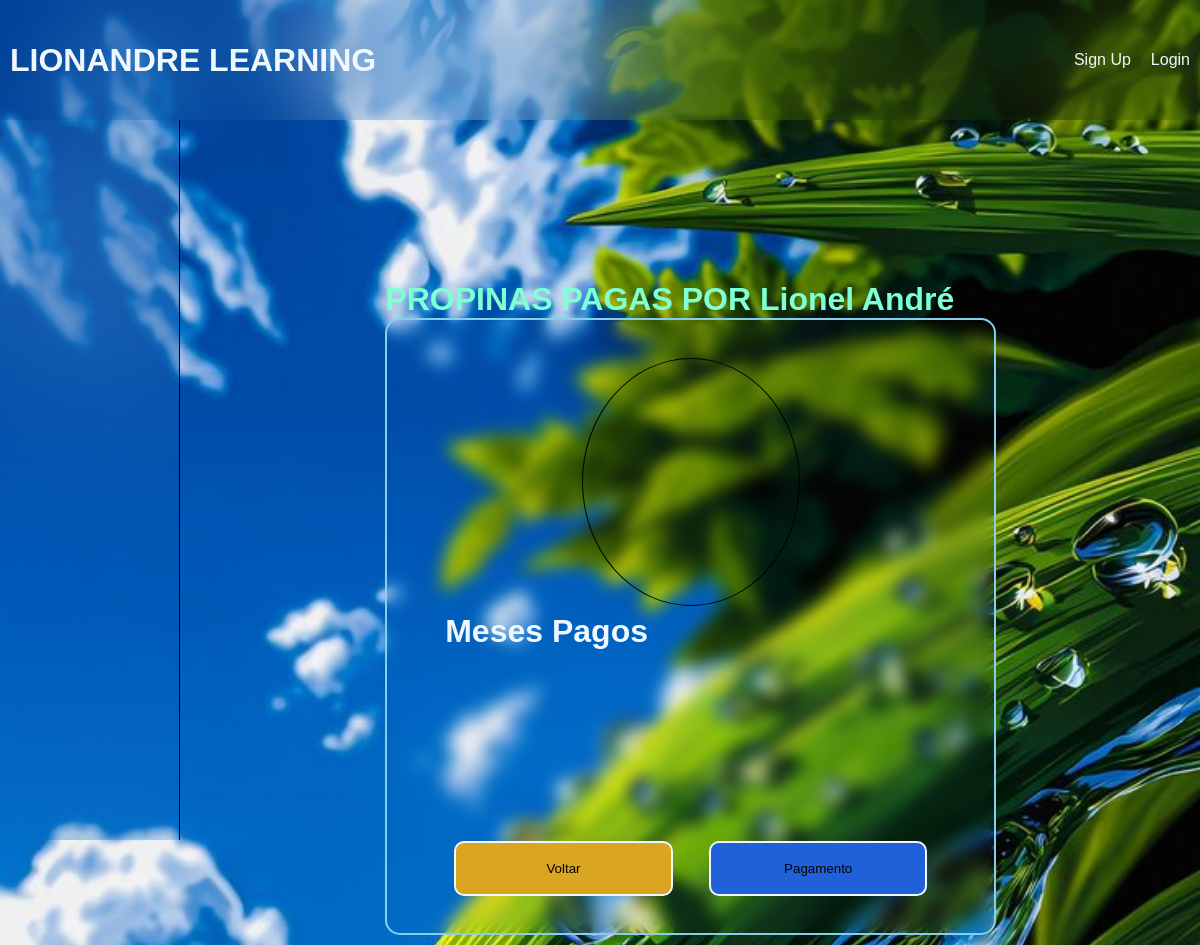
The page /pagas/1 on the database as committed earlier.
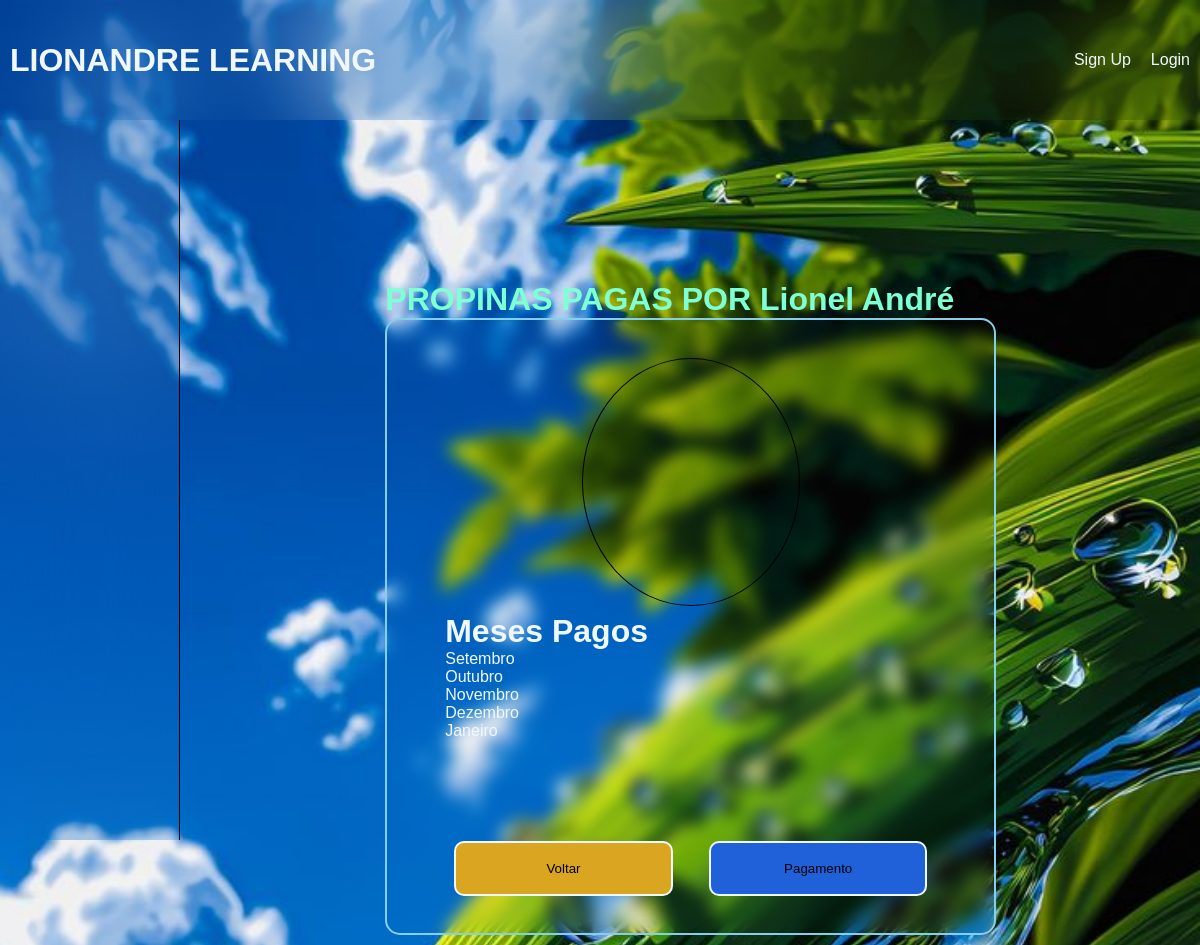
The same page on the database as committed later.
### alunos/models.py (models this page shows, shortened)
class Propinas(models.Model):
    aluno = models.ForeignKey('Alunos', on_delete=models.SET_NULL, null = True)
    mes = models.CharField(max_length=50)
    preco = models.ForeignKey('Mensalidade', on_delete=models.SET_NULL, null = True)
    data_pagamento = models.DateTimeField(auto_now_add = True)

### alunos/views.py (the view)
# urls.py: path('pagas/<int:id>', views.propina_pagas, name='pagas'),
def propina_pagas(request, id):
    propinas = Propinas.objects.filter(aluno_id = id)
    aluno = Alunos.objects.get(id=id)
    return render(request, 'aluno/pagas.html', {'propinas' : propinas, 'aluno' : aluno})

### alunos/templates/aluno/pagas.html
{% extends 'aluno/layout/base.html' %}
{% block content %}
{% load static %}
    <div class="page">
        <h1 style="color: aquamarine;">PROPINAS PAGAS POR {{ aluno.nome }}</h1>
    </div>
    <div class="detalhes">
        <div class="foto">
            <img src="{% static 'css/img/Passe.png' %}" alt="erro" class="passe">
        </div>
        <div class="informa">
            <h1>Meses Pagos</h1>
            <ul>
                {% for propina in propinas %}
                    <li>{{ propina.mes }}</li>
                {% endfor %}
            </ul>
        </div>
        <div style="display: flex; justify-content: space-evenly; height: 10%; width: 100%;">
            <button style="background: gainsboro; width: 40%; height: 100%;
            border: 2px solid aliceblue; border-radius: 10px; background: goldenrod;">
                <a href="{% url 'lista' %}" style="color: black;">Voltar</a>
            </button>
            <button style="background: gainsboro; width: 40%; height: 100%;
            border: 2px solid aliceblue; border-radius: 10px; background: rgb(32, 97, 218);">
                <a href="{% url 'propina' aluno.id %}" style="color: black;">Pagamento</a>
            </button>
        </div>
    </div>
{% endblock %}

Rows that differ between the two databases and show on the page:
added Propinas: mes "Setembro"
added Propinas: mes "Outubro"
added Propinas: mes "Novembro"
added Propinas: mes "Dezembro"
added Propinas: mes "Janeiro"
